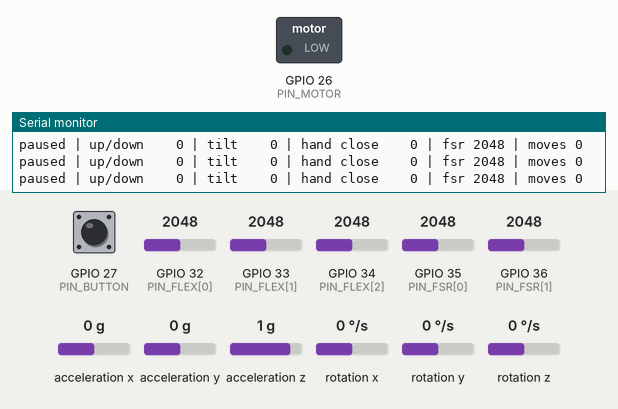
The sketch below on a simulated ESP32. Parts: switched loads named in the sketch (green lamp = pin HIGH), the last lines printed to the serial monitor. Wiring (inferred from the names in the program): MPU-6050 motion sensor at I2C address 0x68. Inputs (shaded band) come from the test bench; at power-on: acceleration x 0 g, GPIO 27 (PIN_BUTTON) HIGH, acceleration y 0 g, acceleration z 1 g, GPIO 32 (PIN_FLEX[0]) = 2048, GPIO 33 (PIN_FLEX[1]) = 2048, GPIO 34 (PIN_FLEX[2]) = 2048, GPIO 35 (PIN_FSR[0]) = 2048, GPIO 36 (PIN_FSR[1]) = 2048, rotation x 0 °/s, rotation y 0 °/s, rotation z 0 °/s. USB keyboard and mouse output is not drawn.

Above: at 3.7 s.
3.8 s: acceleration x set to -1.4 g
5.6 s: GPIO 27 (PIN_BUTTON) pulled LOW for 0.15 s
At 6.4 s:
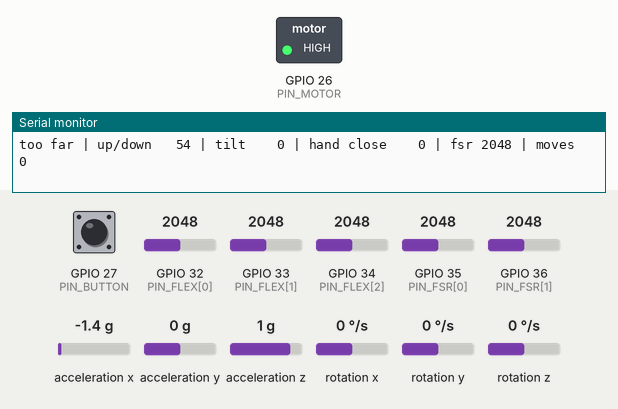
8.6 s: acceleration y set to -1.4 g
11.6 s: GPIO 27 (PIN_BUTTON) pulled LOW for 1 s
14.3 s: acceleration z set to -1.4 g
16.5 s: GPIO 27 (PIN_BUTTON) pulled LOW for 3.2 s
At 19.3 s:
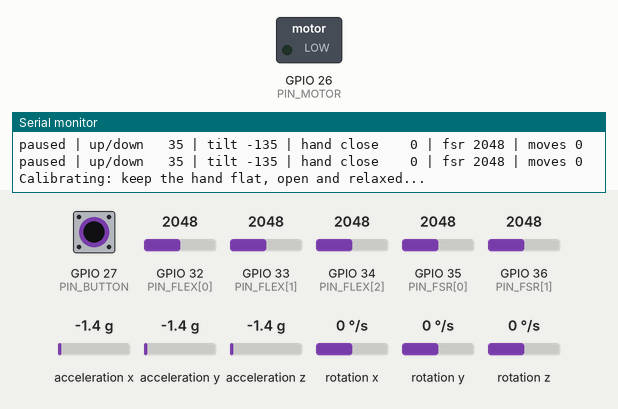
Timing chart, 0 to 21.4 s (numbered marks = the images above; inputs shaded):
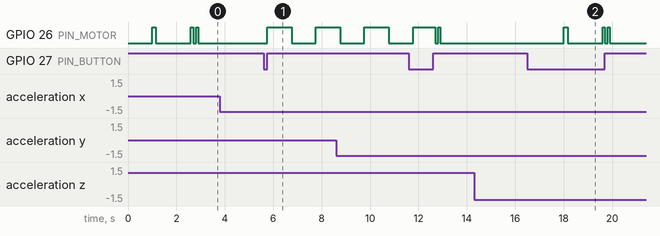

Measured:
- after the input at 5.6 s, GPIO 26 (PIN_MOTOR): LOW → HIGH after 0.16 s, → LOW 1.0 s later, → HIGH 1.0 s later
- after the input at 16.5 s, GPIO 26 (PIN_MOTOR): goes HIGH 0.15 s, LOW 1.4 s, HIGH 0.08 s, LOW 0.13 s, HIGH 0.08 s, then LOW, starting after 1.5 s

The sketch:

wristquest_glove.ino
```cpp
/*
  WristQuest glove firmware
  Board: ESP32 DevKit (appears to the computer as a Bluetooth keyboard)

  WRIST MOVE            GAME ACTION      KEY SENT
  Wrist up              Jump             Up arrow
  Wrist down            Duck             Down arrow
  Tilt left             Move left        Left arrow
  Tilt right            Move right       Right arrow
  Close hand            Shield           x
  Bend too far          Game pauses      p, plus a long buzz

  SAFETY ALERTS (vibration motor)
  - Wrist bent past the safe angle: long buzz, game pauses until the wrist
    returns to neutral.
  - Too many wrist moves in one minute: three buzzes, game pauses for a rest.
  - Fingertips pressed too hard for too long (FSR): long buzz.

  BUTTON
  - Short press: start / pause.
  - Hold 1.5 s: calibrate. Keep the hand flat, open and relaxed until the
    double buzz.

  WIRING
  MPU-6050        VCC -> 3V3, GND -> GND, SDA -> GPIO 21, SCL -> GPIO 22
  Flex sensors    3V3 -> sensor -> GPIO pin, and a 10 k resistor from that
                  pin to GND.  Index 32, middle 33, ring 34.
  FSR 402         3V3 -> sensor -> GPIO pin, and a 10 k resistor from that
                  pin to GND.  Thumb 35, index fingertip 36 (marked VP).
  Motor           GPIO 26 -> 1 k resistor -> transistor base.
                  Emitter -> GND. Collector -> motor (-). Motor (+) -> 3V3.
                  1N4148 across the motor, stripe side to motor (+).
  Push button     GPIO 27 -> button -> GND (no resistor needed).

  LIBRARY
  "ESP32 BLE Keyboard" by T-vK. It needs the esp32 board package version
  2.0.17 (Tools > Board > Boards Manager > esp32 > pick 2.0.17).
  See the Acknowledgements section of the README.
*/

#include <Wire.h>
#include <BleKeyboard.h>

// ===================== 1. PINS =====================
const int PIN_FLEX[3] = {32, 33, 34};   // index, middle, ring finger
const int PIN_FSR[2]  = {35, 36};       // thumb tip, index fingertip
const int PIN_MOTOR   = 26;
const int PIN_BUTTON  = 27;
const int PIN_SDA     = 21;
const int PIN_SCL     = 22;

// ===================== 2. KEYS =====================
// Change these to match the game you are playing.
const uint8_t KEY_FOR_JUMP   = KEY_UP_ARROW;
const uint8_t KEY_FOR_DUCK   = KEY_DOWN_ARROW;
const uint8_t KEY_FOR_LEFT   = KEY_LEFT_ARROW;
const uint8_t KEY_FOR_RIGHT  = KEY_RIGHT_ARROW;
const uint8_t KEY_FOR_SHIELD = 'x';
const uint8_t KEY_FOR_PAUSE  = 'p';
const bool    SEND_PAUSE_KEY = true;    // false if the game has no pause key

// ===================== 3. SETTINGS TO TUNE =====================
// Angles are in degrees, measured from the calibrated neutral position.
const float MOVE_ANGLE    = 20;   // bend this far to trigger a move
const float RELEASE_ANGLE = 12;   // come back inside this to end the move
const float TOO_FAR_ANGLE = 45;   // past this the game pauses and the glove buzzes

// Flex sensors: change in reading (0-4095) from the open hand.
const int FLEX_BEND    = 300;     // at least two fingers past this = hand closed
const int FLEX_RELEASE = 180;

// Overuse: a rest is forced when this many moves happen within one minute.
const int           MAX_REPS_PER_MIN = 30;
const unsigned long REST_MS          = 20000;   // length of the rest
const int           REWARD_EVERY     = 10;      // short buzz every N moves

// FSR: warn when a fingertip presses harder than this for this long.
const int           FSR_LIMIT   = 3000;         // reading, 0-4095
const unsigned long FSR_HOLD_MS = 2000;

// If a direction is reversed on your glove, change its sign to -1.
// If up/down and left/right are swapped, set SWAP_AXES to true.
const float UP_DOWN_SIGN = 1;
const float TILT_SIGN    = 1;
const bool  SWAP_AXES    = false;

const unsigned long LONG_PRESS_MS = 1500;

// ===================== 4. STATE =====================
BleKeyboard keyboard("WristQuest Glove", "WristQuest", 100);

enum { MOVE_UP, MOVE_DOWN, MOVE_LEFT, MOVE_RIGHT, MOVE_FIST, MOVE_COUNT };
const uint8_t MOVE_KEY[MOVE_COUNT] = {
  KEY_FOR_JUMP, KEY_FOR_DUCK, KEY_FOR_LEFT, KEY_FOR_RIGHT, KEY_FOR_SHIELD
};
const char *MOVE_NAME[MOVE_COUNT] = {
  "Wrist up -> jump", "Wrist down -> duck", "Tilt left -> move left",
  "Tilt right -> move right", "Close hand -> shield"
};
bool moveOn[MOVE_COUNT];

enum { PAUSED, ACTIVE, TOO_FAR, RESTING };
const char *MODE_NAME[] = {"paused", "active", "too far", "resting"};
int mode = PAUSED;
bool gamePaused = false;

float pitch = 0, roll = 0;          // filtered hand angles
float pitch0 = 0, roll0 = 0;        // neutral position from calibration
float wristUpDown = 0, wristTilt = 0;
int   flexBase[3] = {0, 0, 0};

float accPitch = 0, accRoll = 0, gyroPitchRate = 0, gyroRollRate = 0;
unsigned long lastUs = 0;

unsigned long repTimes[MAX_REPS_PER_MIN];
int repIndex = 0, repsStored = 0;
unsigned long totalReps = 0;

unsigned long restStart = 0, lastWarnAt = 0, lastPrintAt = 0;
unsigned long fsrSince = 0;
bool fsrHigh = false, fsrWarned = false;

// ===================== 5. VIBRATION MOTOR =====================
int buzzLeft = 0;
bool buzzIsOn = false;
unsigned long buzzChangeAt = 0, buzzOnMs = 0, buzzOffMs = 0;

// Start a pattern of `count` buzzes without stopping the rest of the code.
void buzz(int count, unsigned long onMs, unsigned long offMs) {
  buzzLeft = count;
  buzzOnMs = onMs;
  buzzOffMs = offMs;
  buzzIsOn = true;
  digitalWrite(PIN_MOTOR, HIGH);
  buzzChangeAt = millis() + onMs;
}

void updateBuzz() {
  if (buzzLeft == 0) return;
  if ((long)(millis() - buzzChangeAt) < 0) return;
  if (buzzIsOn) {
    digitalWrite(PIN_MOTOR, LOW);
    buzzIsOn = false;
    buzzLeft--;
    buzzChangeAt = millis() + buzzOffMs;
  } else {
    digitalWrite(PIN_MOTOR, HIGH);
    buzzIsOn = true;
    buzzChangeAt = millis() + buzzOnMs;
  }
}

void buzzShort()   { buzz(1, 80, 0); }
void buzzDouble()  { buzz(2, 80, 120); }
void buzzWarning() { buzz(1, 1000, 0); }
void buzzRest()    { buzz(3, 400, 200); }

// ===================== 6. KEYBOARD =====================
void pressKey(uint8_t key)   { if (keyboard.isConnected()) keyboard.press(key); }
void releaseKey(uint8_t key) { if (keyboard.isConnected()) keyboard.release(key); }

void releaseAllMoves() {
  for (int i = 0; i < MOVE_COUNT; i++) moveOn[i] = false;
  if (keyboard.isConnected()) keyboard.releaseAll();
}

// Taps the pause key only when the game's pause state needs to change.
void setGamePaused(bool paused) {
  if (paused == gamePaused) return;
  gamePaused = paused;
  if (SEND_PAUSE_KEY && keyboard.isConnected()) keyboard.write(KEY_FOR_PAUSE);
}

// ===================== 7. SENSORS =====================
const int MPU_ADDR = 0x68;

bool readMpu() {
  Wire.beginTransmission(MPU_ADDR);
  Wire.write(0x3B);                       // first accelerometer register
  if (Wire.endTransmission(false) != 0) return false;
  if (Wire.requestFrom(MPU_ADDR, 14) != 14) return false;

  int16_t raw[7];                         // ax, ay, az, temperature, gx, gy, gz
  for (int i = 0; i < 7; i++) {
    int high = Wire.read();
    int low  = Wire.read();
    raw[i] = (int16_t)((high << 8) | low);
  }
  float ax = raw[0] / 16384.0f, ay = raw[1] / 16384.0f, az = raw[2] / 16384.0f;
  accRoll  = atan2(ay, az) * RAD_TO_DEG;
  accPitch = atan2(-ax, sqrt(ay * ay + az * az)) * RAD_TO_DEG;
  gyroRollRate  = raw[4] / 131.0f;        // degrees per second
  gyroPitchRate = raw[5] / 131.0f;
  return true;
}

// Blends the gyroscope (smooth) with the accelerometer (no drift).
void updateAngles(float dt) {
  if (!readMpu()) return;
  pitch = 0.96f * (pitch + gyroPitchRate * dt) + 0.04f * accPitch;
  roll  = 0.96f * (roll  + gyroRollRate  * dt) + 0.04f * accRoll;

  float p = pitch - pitch0, r = roll - roll0;
  if (SWAP_AXES) { float t = p; p = r; r = t; }
  wristUpDown = p * UP_DOWN_SIGN;
  wristTilt   = r * TILT_SIGN;
}

// How far the hand is closed: the middle value of the three finger bends,
// so at least two fingers must bend before the hand counts as closed.
int handClose() {
  int d[3];
  for (int i = 0; i < 3; i++) d[i] = abs((int)analogRead(PIN_FLEX[i]) - flexBase[i]);
  if (d[0] > d[1]) { int t = d[0]; d[0] = d[1]; d[1] = t; }
  if (d[1] > d[2]) { int t = d[1]; d[1] = d[2]; d[2] = t; }
  if (d[0] > d[1]) { int t = d[0]; d[0] = d[1]; d[1] = t; }
  return d[1];
}

int fsrMax() {
  int a = analogRead(PIN_FSR[0]), b = analogRead(PIN_FSR[1]);
  return a > b ? a : b;
}

// Records the neutral wrist position and the open-hand flex readings.
void calibrate() {
  releaseAllMoves();
  buzzLeft = 0;
  Serial.println("Calibrating: keep the hand flat, open and relaxed...");
  digitalWrite(PIN_MOTOR, HIGH); delay(150);
  digitalWrite(PIN_MOTOR, LOW);  delay(850);

  float sumPitch = 0, sumRoll = 0;
  long sumFlex[3] = {0, 0, 0};
  int good = 0;
  const int samples = 50;
  for (int i = 0; i < samples; i++) {
    if (readMpu()) { sumPitch += accPitch; sumRoll += accRoll; good++; }
    for (int f = 0; f < 3; f++) sumFlex[f] += analogRead(PIN_FLEX[f]);
    delay(10);
  }
  if (good > 0) {
    pitch0 = sumPitch / good; roll0 = sumRoll / good;
    pitch = pitch0; roll = roll0;
  } else {
    Serial.println("MPU-6050 not found. Check the SDA/SCL wiring.");
  }
  for (int f = 0; f < 3; f++) flexBase[f] = sumFlex[f] / samples;

  buzzDouble();
  lastUs = micros();
  Serial.println("Calibration done.");
}

// ===================== 8. GAME LOGIC =====================
// Returns true when the user has made too many moves within one minute.
bool recordRep() {
  unsigned long now = millis();
  totalReps++;
  repTimes[repIndex] = now;
  repIndex = (repIndex + 1) % MAX_REPS_PER_MIN;
  if (repsStored < MAX_REPS_PER_MIN) repsStored++;
  if (repsStored < MAX_REPS_PER_MIN) return false;
  return now - repTimes[repIndex] < 60000UL;    // repIndex now points at the oldest
}

void startRest() {
  releaseAllMoves();
  setGamePaused(true);
  repsStored = 0; repIndex = 0;
  restStart = millis();
  mode = RESTING;
  buzzRest();
  Serial.println("Too many wrist moves. Rest for a while.");
}

// Presses the key when the move starts and releases it when the move ends.
void updateMove(int i, float value, float startAt, float endAt) {
  if (mode != ACTIVE) return;
  if (!moveOn[i] && value > startAt) {
    moveOn[i] = true;
    pressKey(MOVE_KEY[i]);
    Serial.println(MOVE_NAME[i]);
    if (recordRep()) startRest();
    else if (totalReps % REWARD_EVERY == 0) buzzShort();
  } else if (moveOn[i] && value < endAt) {
    moveOn[i] = false;
    releaseKey(MOVE_KEY[i]);
  }
}

float furthestBend() {
  float a = fabs(wristUpDown), b = fabs(wristTilt);
  return a > b ? a : b;
}

void checkFingertipForce() {
  if (fsrMax() > FSR_LIMIT) {
    if (!fsrHigh) { fsrHigh = true; fsrSince = millis(); }
    else if (!fsrWarned && millis() - fsrSince > FSR_HOLD_MS) {
      fsrWarned = true;
      buzzWarning();
      Serial.println("Pressing too hard. Relax the fingers.");
    }
  } else {
    fsrHigh = false; fsrWarned = false;
  }
}

void togglePause() {
  if (mode == PAUSED) {
    mode = ACTIVE;
    setGamePaused(false);
    buzzShort();
    Serial.println("Started.");
  } else {
    releaseAllMoves();
    mode = PAUSED;
    setGamePaused(true);
    buzzDouble();
    Serial.println("Paused. Press the button to start.");
  }
}

bool btnWasDown = false, btnLongDone = false;
unsigned long btnDownAt = 0;

void updateButton() {
  bool down = digitalRead(PIN_BUTTON) == LOW;
  unsigned long now = millis();
  if (down && !btnWasDown) { btnDownAt = now; btnLongDone = false; }
  if (down && !btnLongDone && now - btnDownAt > LONG_PRESS_MS) {
    btnLongDone = true;
    calibrate();
  }
  if (!down && btnWasDown && !btnLongDone && now - btnDownAt > 30) togglePause();
  btnWasDown = down;
}

// ===================== 9. SETUP AND LOOP =====================
void setup() {
  Serial.begin(115200);
  pinMode(PIN_MOTOR, OUTPUT);
  digitalWrite(PIN_MOTOR, LOW);
  pinMode(PIN_BUTTON, INPUT_PULLUP);

  Wire.begin(PIN_SDA, PIN_SCL);
  Wire.beginTransmission(MPU_ADDR);       // wake the MPU-6050
  Wire.write(0x6B);
  Wire.write(0);
  Wire.endTransmission(true);

  keyboard.begin();
  delay(1000);
  calibrate();
  Serial.println("Paused. Pair with \"WristQuest Glove\", then press the button to start.");
}

void loop() {
  unsigned long nowUs = micros();
  float dt = (nowUs - lastUs) / 1000000.0f;
  lastUs = nowUs;

  updateAngles(dt);
  updateButton();
  updateBuzz();

  if (mode == ACTIVE) {
    if (furthestBend() > TOO_FAR_ANGLE) {
      releaseAllMoves();
      setGamePaused(true);
      mode = TOO_FAR;
      lastWarnAt = millis();
      buzzWarning();
      Serial.println("Wrist bent too far. Return to neutral.");
    } else {
      updateMove(MOVE_UP,    wristUpDown, MOVE_ANGLE, RELEASE_ANGLE);
      updateMove(MOVE_DOWN, -wristUpDown, MOVE_ANGLE, RELEASE_ANGLE);
      updateMove(MOVE_RIGHT, wristTilt,   MOVE_ANGLE, RELEASE_ANGLE);
      updateMove(MOVE_LEFT, -wristTilt,   MOVE_ANGLE, RELEASE_ANGLE);
      updateMove(MOVE_FIST,  handClose(), FLEX_BEND,  FLEX_RELEASE);
      checkFingertipForce();
    }
  } else if (mode == TOO_FAR) {
    if (furthestBend() < RELEASE_ANGLE) {
      mode = ACTIVE;
      setGamePaused(false);
    } else if (furthestBend() > TOO_FAR_ANGLE && millis() - lastWarnAt > 2000) {
      lastWarnAt = millis();
      buzzWarning();                      // still too far: warn again
    }
  } else if (mode == RESTING) {
    if (millis() - restStart >= REST_MS) {
      mode = ACTIVE;
      setGamePaused(false);
      buzzDouble();
      Serial.println("Rest over. Carry on.");
    }
  }

  // Live readings for tuning: open Tools > Serial Monitor at 115200 baud.
  if (millis() - lastPrintAt > 250) {
    lastPrintAt = millis();
    Serial.printf("%s | up/down %4.0f | tilt %4.0f | hand close %4d | fsr %4d | moves %lu\n",
                  MODE_NAME[mode], wristUpDown, wristTilt, handClose(), fsrMax(), totalReps);
  }

  delay(10);
}
```
